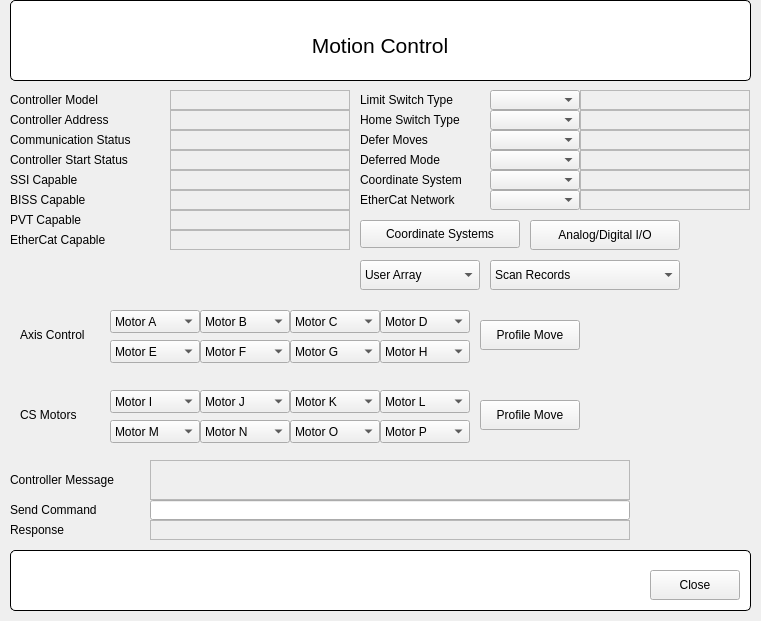
<?xml version="1.0" encoding="UTF-8"?>
<ui version="4.0">
 <class>FormGalilController</class>
 <widget class="QWidget" name="FormGalilController">
  <property name="geometry">
   <rect>
    <x>0</x>
    <y>0</y>
    <width>761</width>
    <height>621</height>
   </rect>
  </property>
  <property name="windowTitle">
   <string>Form</string>
  </property>
  <widget class="QGroupBox" name="titleGroupBox">
   <property name="geometry">
    <rect>
     <x>10</x>
     <y>0</y>
     <width>741</width>
     <height>81</height>
    </rect>
   </property>
   <property name="styleSheet">
    <string notr="true">QGroupBox {
	background-color: rgb(255, 255, 255);
    border: 1px solid black;
    border-radius: 5px;
    margin-top: 0.5em;
}

QGroupBox::title {
    subcontrol-origin: margin;
    left: 10px;
    padding: 0 3px 0 3px;
}</string>
   </property>
   <property name="title">
    <string/>
   </property>
   <widget class="QLabel" name="lblTitle">
    <property name="geometry">
     <rect>
      <x>10</x>
      <y>20</y>
      <width>720</width>
      <height>51</height>
     </rect>
    </property>
    <property name="font">
     <font>
      <family>Ubuntu</family>
      <pointsize>16</pointsize>
      <weight>50</weight>
      <italic>false</italic>
      <bold>false</bold>
     </font>
    </property>
    <property name="styleSheet">
     <string notr="true">QLabel#mainTitle {
	font: 16pt &quot;Ubuntu&quot;;
}</string>
    </property>
    <property name="text">
     <string>Motion Control</string>
    </property>
    <property name="alignment">
     <set>Qt::AlignCenter</set>
    </property>
    <property name="wordWrap">
     <bool>true</bool>
    </property>
   </widget>
  </widget>
  <widget class="QGroupBox" name="titleGroupBox_2">
   <property name="geometry">
    <rect>
     <x>10</x>
     <y>550</y>
     <width>741</width>
     <height>61</height>
    </rect>
   </property>
   <property name="styleSheet">
    <string notr="true">QGroupBox {
	background-color: rgb(255, 255, 255);
    border: 1px solid black;
    border-radius: 5px;
    margin-top: 0.5em;
}

QGroupBox::title {
    subcontrol-origin: margin;
    left: 10px;
    padding: 0 3px 0 3px;
}</string>
   </property>
   <property name="title">
    <string/>
   </property>
   <widget class="QPushButton" name="btnClose">
    <property name="geometry">
     <rect>
      <x>640</x>
      <y>20</y>
      <width>90</width>
      <height>30</height>
     </rect>
    </property>
    <property name="text">
     <string>Close</string>
    </property>
   </widget>
  </widget>
  <widget class="QLabel" name="label">
   <property name="geometry">
    <rect>
     <x>10</x>
     <y>90</y>
     <width>160</width>
     <height>20</height>
    </rect>
   </property>
   <property name="text">
    <string>Controller Model</string>
   </property>
  </widget>
  <widget class="QLabel" name="label_2">
   <property name="geometry">
    <rect>
     <x>10</x>
     <y>110</y>
     <width>160</width>
     <height>20</height>
    </rect>
   </property>
   <property name="text">
    <string>Controller Address</string>
   </property>
  </widget>
  <widget class="QLabel" name="label_3">
   <property name="geometry">
    <rect>
     <x>10</x>
     <y>130</y>
     <width>160</width>
     <height>20</height>
    </rect>
   </property>
   <property name="text">
    <string>Communication Status</string>
   </property>
  </widget>
  <widget class="QLabel" name="label_4">
   <property name="geometry">
    <rect>
     <x>10</x>
     <y>150</y>
     <width>160</width>
     <height>20</height>
    </rect>
   </property>
   <property name="text">
    <string>Controller Start Status</string>
   </property>
  </widget>
  <widget class="QLabel" name="label_5">
   <property name="geometry">
    <rect>
     <x>10</x>
     <y>170</y>
     <width>160</width>
     <height>20</height>
    </rect>
   </property>
   <property name="text">
    <string>SSI Capable</string>
   </property>
  </widget>
  <widget class="QLabel" name="label_6">
   <property name="geometry">
    <rect>
     <x>10</x>
     <y>190</y>
     <width>160</width>
     <height>20</height>
    </rect>
   </property>
   <property name="text">
    <string>BISS Capable</string>
   </property>
  </widget>
  <widget class="QLabel" name="label_7">
   <property name="geometry">
    <rect>
     <x>10</x>
     <y>210</y>
     <width>160</width>
     <height>20</height>
    </rect>
   </property>
   <property name="text">
    <string>PVT Capable</string>
   </property>
  </widget>
  <widget class="QLabel" name="label_8">
   <property name="geometry">
    <rect>
     <x>10</x>
     <y>230</y>
     <width>160</width>
     <height>20</height>
    </rect>
   </property>
   <property name="text">
    <string>EtherCat Capable</string>
   </property>
  </widget>
  <widget class="QELabel" name="qelabel">
   <property name="geometry">
    <rect>
     <x>170</x>
     <y>90</y>
     <width>180</width>
     <height>20</height>
    </rect>
   </property>
   <property name="frameShape">
    <enum>QFrame::StyledPanel</enum>
   </property>
   <property name="variable" stdset="0">
    <string>$(group)MODEL_MON</string>
   </property>
  </widget>
  <widget class="QELabel" name="qelabel_2">
   <property name="geometry">
    <rect>
     <x>170</x>
     <y>110</y>
     <width>180</width>
     <height>20</height>
    </rect>
   </property>
   <property name="frameShape">
    <enum>QFrame::StyledPanel</enum>
   </property>
   <property name="variable" stdset="0">
    <string>$(group)ADDRESS_MON</string>
   </property>
  </widget>
  <widget class="QELabel" name="qelabel_3">
   <property name="geometry">
    <rect>
     <x>170</x>
     <y>130</y>
     <width>180</width>
     <height>20</height>
    </rect>
   </property>
   <property name="frameShape">
    <enum>QFrame::StyledPanel</enum>
   </property>
   <property name="variable" stdset="0">
    <string>$(group)COMMERR_STATUS</string>
   </property>
  </widget>
  <widget class="QELabel" name="qelabel_4">
   <property name="geometry">
    <rect>
     <x>170</x>
     <y>150</y>
     <width>180</width>
     <height>20</height>
    </rect>
   </property>
   <property name="frameShape">
    <enum>QFrame::StyledPanel</enum>
   </property>
   <property name="variable" stdset="0">
    <string>$(group)START_STATUS</string>
   </property>
  </widget>
  <widget class="QELabel" name="qelabel_5">
   <property name="geometry">
    <rect>
     <x>170</x>
     <y>170</y>
     <width>180</width>
     <height>20</height>
    </rect>
   </property>
   <property name="frameShape">
    <enum>QFrame::StyledPanel</enum>
   </property>
   <property name="variable" stdset="0">
    <string>$(group)SSICAPABLE_STATUS</string>
   </property>
  </widget>
  <widget class="QELabel" name="qelabel_6">
   <property name="geometry">
    <rect>
     <x>170</x>
     <y>190</y>
     <width>180</width>
     <height>20</height>
    </rect>
   </property>
   <property name="frameShape">
    <enum>QFrame::StyledPanel</enum>
   </property>
   <property name="variable" stdset="0">
    <string>$(group)BISSCAPABLE_STATUS</string>
   </property>
  </widget>
  <widget class="QELabel" name="qelabel_7">
   <property name="geometry">
    <rect>
     <x>170</x>
     <y>210</y>
     <width>180</width>
     <height>20</height>
    </rect>
   </property>
   <property name="frameShape">
    <enum>QFrame::StyledPanel</enum>
   </property>
   <property name="variable" stdset="0">
    <string>$(group)PVTCAPABLE_STATUS</string>
   </property>
  </widget>
  <widget class="QELabel" name="qelabel_8">
   <property name="geometry">
    <rect>
     <x>170</x>
     <y>230</y>
     <width>180</width>
     <height>20</height>
    </rect>
   </property>
   <property name="frameShape">
    <enum>QFrame::StyledPanel</enum>
   </property>
   <property name="variable" stdset="0">
    <string>$(group)ECATCAPABLE_STATUS</string>
   </property>
  </widget>
  <widget class="QLabel" name="label_9">
   <property name="geometry">
    <rect>
     <x>360</x>
     <y>90</y>
     <width>130</width>
     <height>20</height>
    </rect>
   </property>
   <property name="text">
    <string>Limit Switch Type</string>
   </property>
  </widget>
  <widget class="QLabel" name="label_10">
   <property name="geometry">
    <rect>
     <x>360</x>
     <y>110</y>
     <width>130</width>
     <height>20</height>
    </rect>
   </property>
   <property name="text">
    <string>Home Switch Type</string>
   </property>
  </widget>
  <widget class="QLabel" name="label_11">
   <property name="geometry">
    <rect>
     <x>360</x>
     <y>130</y>
     <width>130</width>
     <height>20</height>
    </rect>
   </property>
   <property name="text">
    <string>Defer Moves</string>
   </property>
  </widget>
  <widget class="QLabel" name="label_12">
   <property name="geometry">
    <rect>
     <x>360</x>
     <y>150</y>
     <width>130</width>
     <height>20</height>
    </rect>
   </property>
   <property name="text">
    <string>Deferred Mode</string>
   </property>
  </widget>
  <widget class="QLabel" name="label_13">
   <property name="geometry">
    <rect>
     <x>360</x>
     <y>170</y>
     <width>130</width>
     <height>20</height>
    </rect>
   </property>
   <property name="text">
    <string>Coordinate System</string>
   </property>
  </widget>
  <widget class="QLabel" name="label_14">
   <property name="geometry">
    <rect>
     <x>360</x>
     <y>190</y>
     <width>130</width>
     <height>20</height>
    </rect>
   </property>
   <property name="text">
    <string>EtherCat Network</string>
   </property>
  </widget>
  <widget class="QELabel" name="qelabel_9">
   <property name="geometry">
    <rect>
     <x>580</x>
     <y>90</y>
     <width>170</width>
     <height>20</height>
    </rect>
   </property>
   <property name="frameShape">
    <enum>QFrame::StyledPanel</enum>
   </property>
   <property name="variable" stdset="0">
    <string>$(group)LIMITTYPE_STATUS</string>
   </property>
  </widget>
  <widget class="QELabel" name="qelabel_10">
   <property name="geometry">
    <rect>
     <x>580</x>
     <y>110</y>
     <width>170</width>
     <height>20</height>
    </rect>
   </property>
   <property name="frameShape">
    <enum>QFrame::StyledPanel</enum>
   </property>
   <property name="variable" stdset="0">
    <string>$(group)HOMETYPE_STATUS</string>
   </property>
  </widget>
  <widget class="QELabel" name="qelabel_11">
   <property name="geometry">
    <rect>
     <x>580</x>
     <y>130</y>
     <width>170</width>
     <height>20</height>
    </rect>
   </property>
   <property name="frameShape">
    <enum>QFrame::StyledPanel</enum>
   </property>
   <property name="variable" stdset="0">
    <string>$(group)DEFER_STATUS</string>
   </property>
  </widget>
  <widget class="QELabel" name="qelabel_12">
   <property name="geometry">
    <rect>
     <x>580</x>
     <y>150</y>
     <width>170</width>
     <height>20</height>
    </rect>
   </property>
   <property name="frameShape">
    <enum>QFrame::StyledPanel</enum>
   </property>
   <property name="variable" stdset="0">
    <string>$(group)DEFER_MODE_STATUS</string>
   </property>
  </widget>
  <widget class="QELabel" name="qelabel_13">
   <property name="geometry">
    <rect>
     <x>580</x>
     <y>170</y>
     <width>170</width>
     <height>20</height>
    </rect>
   </property>
   <property name="frameShape">
    <enum>QFrame::StyledPanel</enum>
   </property>
   <property name="variable" stdset="0">
    <string>$(group)COORDSYS_STATUS</string>
   </property>
  </widget>
  <widget class="QELabel" name="qelabel_14">
   <property name="geometry">
    <rect>
     <x>580</x>
     <y>190</y>
     <width>170</width>
     <height>20</height>
    </rect>
   </property>
   <property name="frameShape">
    <enum>QFrame::StyledPanel</enum>
   </property>
   <property name="variable" stdset="0">
    <string>$(group)ECATNETWORK_STATUS</string>
   </property>
  </widget>
  <widget class="QEComboBox" name="qecombobox">
   <property name="geometry">
    <rect>
     <x>490</x>
     <y>90</y>
     <width>90</width>
     <height>20</height>
    </rect>
   </property>
   <property name="variable" stdset="0">
    <string>$(group)LIMITTYPE_CMD</string>
   </property>
  </widget>
  <widget class="QEComboBox" name="qecombobox_2">
   <property name="geometry">
    <rect>
     <x>490</x>
     <y>110</y>
     <width>90</width>
     <height>20</height>
    </rect>
   </property>
   <property name="variable" stdset="0">
    <string>$(group)HOMETYPE_CMD</string>
   </property>
  </widget>
  <widget class="QEComboBox" name="qecombobox_3">
   <property name="geometry">
    <rect>
     <x>490</x>
     <y>130</y>
     <width>90</width>
     <height>20</height>
    </rect>
   </property>
   <property name="variable" stdset="0">
    <string>$(group)DEFER_CMD</string>
   </property>
  </widget>
  <widget class="QEComboBox" name="qecombobox_4">
   <property name="geometry">
    <rect>
     <x>490</x>
     <y>150</y>
     <width>90</width>
     <height>20</height>
    </rect>
   </property>
   <property name="variable" stdset="0">
    <string>$(group)DEFER_MODE_CMD</string>
   </property>
  </widget>
  <widget class="QEComboBox" name="qecombobox_5">
   <property name="geometry">
    <rect>
     <x>490</x>
     <y>170</y>
     <width>90</width>
     <height>20</height>
    </rect>
   </property>
   <property name="variable" stdset="0">
    <string>$(group)COORDSYS_CMD</string>
   </property>
  </widget>
  <widget class="QEComboBox" name="qecombobox_6">
   <property name="geometry">
    <rect>
     <x>490</x>
     <y>190</y>
     <width>90</width>
     <height>20</height>
    </rect>
   </property>
   <property name="variable" stdset="0">
    <string>$(group)ECATNETWORK_CMD</string>
   </property>
  </widget>
  <widget class="QComboBox" name="comboBox_2">
   <property name="geometry">
    <rect>
     <x>360</x>
     <y>260</y>
     <width>120</width>
     <height>30</height>
    </rect>
   </property>
   <item>
    <property name="text">
     <string>User Array</string>
    </property>
   </item>
   <item>
    <property name="text">
     <string>User Array 0</string>
    </property>
   </item>
   <item>
    <property name="text">
     <string>User Array 1</string>
    </property>
   </item>
   <item>
    <property name="text">
     <string>User Array 2</string>
    </property>
   </item>
   <item>
    <property name="text">
     <string>User Array 3</string>
    </property>
   </item>
   <item>
    <property name="text">
     <string>User Array 4</string>
    </property>
   </item>
   <item>
    <property name="text">
     <string>User Array 5</string>
    </property>
   </item>
   <item>
    <property name="text">
     <string>User Array 6</string>
    </property>
   </item>
   <item>
    <property name="text">
     <string>User Array 7</string>
    </property>
   </item>
  </widget>
  <widget class="QComboBox" name="comboBox_3">
   <property name="geometry">
    <rect>
     <x>490</x>
     <y>260</y>
     <width>190</width>
     <height>30</height>
    </rect>
   </property>
   <item>
    <property name="text">
     <string>Scan Records</string>
    </property>
   </item>
   <item>
    <property name="text">
     <string>All Scans</string>
    </property>
   </item>
   <item>
    <property name="text">
     <string>2D and Higher</string>
    </property>
   </item>
   <item>
    <property name="text">
     <string>3D and Higher</string>
    </property>
   </item>
   <item>
    <property name="text">
     <string>4D Scans</string>
    </property>
   </item>
   <item>
    <property name="text">
     <string>Hardware Assisted</string>
    </property>
   </item>
  </widget>
  <widget class="QPushButton" name="btnIO">
   <property name="geometry">
    <rect>
     <x>530</x>
     <y>220</y>
     <width>150</width>
     <height>30</height>
    </rect>
   </property>
   <property name="text">
    <string>Analog/Digital I/O</string>
   </property>
  </widget>
  <widget class="QComboBox" name="cbMotorA_1">
   <property name="enabled">
    <bool>true</bool>
   </property>
   <property name="geometry">
    <rect>
     <x>110</x>
     <y>310</y>
     <width>90</width>
     <height>23</height>
    </rect>
   </property>
   <item>
    <property name="text">
     <string>Motor A</string>
    </property>
   </item>
   <item>
    <property name="text">
     <string>Control</string>
    </property>
   </item>
   <item>
    <property name="text">
     <string>Extras</string>
    </property>
   </item>
   <item>
    <property name="text">
     <string>SSI</string>
    </property>
   </item>
   <item>
    <property name="text">
     <string>BISS</string>
    </property>
   </item>
   <item>
    <property name="text">
     <string>EtherCat</string>
    </property>
   </item>
  </widget>
  <widget class="QComboBox" name="cbMotorA_2">
   <property name="enabled">
    <bool>true</bool>
   </property>
   <property name="geometry">
    <rect>
     <x>200</x>
     <y>310</y>
     <width>90</width>
     <height>23</height>
    </rect>
   </property>
   <item>
    <property name="text">
     <string>Motor B</string>
    </property>
   </item>
   <item>
    <property name="text">
     <string>Control</string>
    </property>
   </item>
   <item>
    <property name="text">
     <string>Extras</string>
    </property>
   </item>
   <item>
    <property name="text">
     <string>SSI</string>
    </property>
   </item>
   <item>
    <property name="text">
     <string>BISS</string>
    </property>
   </item>
   <item>
    <property name="text">
     <string>EtherCat</string>
    </property>
   </item>
  </widget>
  <widget class="QComboBox" name="cbMotorA_3">
   <property name="enabled">
    <bool>true</bool>
   </property>
   <property name="geometry">
    <rect>
     <x>290</x>
     <y>310</y>
     <width>90</width>
     <height>23</height>
    </rect>
   </property>
   <item>
    <property name="text">
     <string>Motor C</string>
    </property>
   </item>
   <item>
    <property name="text">
     <string>Control</string>
    </property>
   </item>
   <item>
    <property name="text">
     <string>Extras</string>
    </property>
   </item>
   <item>
    <property name="text">
     <string>SSI</string>
    </property>
   </item>
   <item>
    <property name="text">
     <string>BISS</string>
    </property>
   </item>
   <item>
    <property name="text">
     <string>EtherCat</string>
    </property>
   </item>
  </widget>
  <widget class="QComboBox" name="cbMotorA_4">
   <property name="enabled">
    <bool>true</bool>
   </property>
   <property name="geometry">
    <rect>
     <x>380</x>
     <y>310</y>
     <width>90</width>
     <height>23</height>
    </rect>
   </property>
   <item>
    <property name="text">
     <string>Motor D</string>
    </property>
   </item>
   <item>
    <property name="text">
     <string>Control</string>
    </property>
   </item>
   <item>
    <property name="text">
     <string>Extras</string>
    </property>
   </item>
   <item>
    <property name="text">
     <string>SSI</string>
    </property>
   </item>
   <item>
    <property name="text">
     <string>BISS</string>
    </property>
   </item>
   <item>
    <property name="text">
     <string>EtherCat</string>
    </property>
   </item>
  </widget>
  <widget class="QComboBox" name="cbMotorA_5">
   <property name="enabled">
    <bool>true</bool>
   </property>
   <property name="geometry">
    <rect>
     <x>110</x>
     <y>340</y>
     <width>90</width>
     <height>23</height>
    </rect>
   </property>
   <item>
    <property name="text">
     <string>Motor E</string>
    </property>
   </item>
   <item>
    <property name="text">
     <string>Control</string>
    </property>
   </item>
   <item>
    <property name="text">
     <string>Extras</string>
    </property>
   </item>
   <item>
    <property name="text">
     <string>SSI</string>
    </property>
   </item>
   <item>
    <property name="text">
     <string>BISS</string>
    </property>
   </item>
   <item>
    <property name="text">
     <string>EtherCat</string>
    </property>
   </item>
  </widget>
  <widget class="QComboBox" name="cbMotorA_6">
   <property name="enabled">
    <bool>true</bool>
   </property>
   <property name="geometry">
    <rect>
     <x>200</x>
     <y>340</y>
     <width>90</width>
     <height>23</height>
    </rect>
   </property>
   <item>
    <property name="text">
     <string>Motor F</string>
    </property>
   </item>
   <item>
    <property name="text">
     <string>Control</string>
    </property>
   </item>
   <item>
    <property name="text">
     <string>Extras</string>
    </property>
   </item>
   <item>
    <property name="text">
     <string>SSI</string>
    </property>
   </item>
   <item>
    <property name="text">
     <string>BISS</string>
    </property>
   </item>
   <item>
    <property name="text">
     <string>EtherCat</string>
    </property>
   </item>
  </widget>
  <widget class="QComboBox" name="cbMotorA_7">
   <property name="enabled">
    <bool>true</bool>
   </property>
   <property name="geometry">
    <rect>
     <x>290</x>
     <y>340</y>
     <width>90</width>
     <height>23</height>
    </rect>
   </property>
   <item>
    <property name="text">
     <string>Motor G</string>
    </property>
   </item>
   <item>
    <property name="text">
     <string>Control</string>
    </property>
   </item>
   <item>
    <property name="text">
     <string>Extras</string>
    </property>
   </item>
   <item>
    <property name="text">
     <string>SSI</string>
    </property>
   </item>
   <item>
    <property name="text">
     <string>BISS</string>
    </property>
   </item>
   <item>
    <property name="text">
     <string>EtherCat</string>
    </property>
   </item>
  </widget>
  <widget class="QComboBox" name="cbMotorA_8">
   <property name="enabled">
    <bool>true</bool>
   </property>
   <property name="geometry">
    <rect>
     <x>380</x>
     <y>340</y>
     <width>90</width>
     <height>23</height>
    </rect>
   </property>
   <item>
    <property name="text">
     <string>Motor H</string>
    </property>
   </item>
   <item>
    <property name="text">
     <string>Control</string>
    </property>
   </item>
   <item>
    <property name="text">
     <string>Extras</string>
    </property>
   </item>
   <item>
    <property name="text">
     <string>SSI</string>
    </property>
   </item>
   <item>
    <property name="text">
     <string>BISS</string>
    </property>
   </item>
   <item>
    <property name="text">
     <string>EtherCat</string>
    </property>
   </item>
  </widget>
  <widget class="QLabel" name="label_15">
   <property name="geometry">
    <rect>
     <x>20</x>
     <y>320</y>
     <width>90</width>
     <height>30</height>
    </rect>
   </property>
   <property name="text">
    <string>Axis Control</string>
   </property>
  </widget>
  <widget class="QLabel" name="label_16">
   <property name="geometry">
    <rect>
     <x>20</x>
     <y>400</y>
     <width>90</width>
     <height>30</height>
    </rect>
   </property>
   <property name="text">
    <string>CS Motors</string>
   </property>
  </widget>
  <widget class="QComboBox" name="cbMotorA_9">
   <property name="enabled">
    <bool>true</bool>
   </property>
   <property name="geometry">
    <rect>
     <x>110</x>
     <y>390</y>
     <width>90</width>
     <height>23</height>
    </rect>
   </property>
   <item>
    <property name="text">
     <string>Motor I</string>
    </property>
   </item>
   <item>
    <property name="text">
     <string>Control</string>
    </property>
   </item>
   <item>
    <property name="text">
     <string>Kinematics</string>
    </property>
   </item>
  </widget>
  <widget class="QComboBox" name="cbMotorA_10">
   <property name="enabled">
    <bool>true</bool>
   </property>
   <property name="geometry">
    <rect>
     <x>200</x>
     <y>390</y>
     <width>90</width>
     <height>23</height>
    </rect>
   </property>
   <item>
    <property name="text">
     <string>Motor J</string>
    </property>
   </item>
   <item>
    <property name="text">
     <string>Control</string>
    </property>
   </item>
   <item>
    <property name="text">
     <string>Kinematics</string>
    </property>
   </item>
  </widget>
  <widget class="QComboBox" name="cbMotorA_11">
   <property name="enabled">
    <bool>true</bool>
   </property>
   <property name="geometry">
    <rect>
     <x>290</x>
     <y>390</y>
     <width>90</width>
     <height>23</height>
    </rect>
   </property>
   <item>
    <property name="text">
     <string>Motor K</string>
    </property>
   </item>
   <item>
    <property name="text">
     <string>Control</string>
    </property>
   </item>
   <item>
    <property name="text">
     <string>Kinematics</string>
    </property>
   </item>
  </widget>
  <widget class="QComboBox" name="cbMotorA_12">
   <property name="enabled">
    <bool>true</bool>
   </property>
   <property name="geometry">
    <rect>
     <x>380</x>
     <y>390</y>
     <width>90</width>
     <height>23</height>
    </rect>
   </property>
   <item>
    <property name="text">
     <string>Motor L</string>
    </property>
   </item>
   <item>
    <property name="text">
     <string>Control</string>
    </property>
   </item>
   <item>
    <property name="text">
     <string>Kinematics</string>
    </property>
   </item>
  </widget>
  <widget class="QComboBox" name="cbMotorA_14">
   <property name="enabled">
    <bool>true</bool>
   </property>
   <property name="geometry">
    <rect>
     <x>200</x>
     <y>420</y>
     <width>90</width>
     <height>23</height>
    </rect>
   </property>
   <item>
    <property name="text">
     <string>Motor N</string>
    </property>
   </item>
   <item>
    <property name="text">
     <string>Control</string>
    </property>
   </item>
   <item>
    <property name="text">
     <string>Kinematics</string>
    </property>
   </item>
  </widget>
  <widget class="QComboBox" name="cbMotorA_16">
   <property name="enabled">
    <bool>true</bool>
   </property>
   <property name="geometry">
    <rect>
     <x>380</x>
     <y>420</y>
     <width>90</width>
     <height>23</height>
    </rect>
   </property>
   <item>
    <property name="text">
     <string>Motor P</string>
    </property>
   </item>
   <item>
    <property name="text">
     <string>Control</string>
    </property>
   </item>
   <item>
    <property name="text">
     <string>Kinematics</string>
    </property>
   </item>
  </widget>
  <widget class="QComboBox" name="cbMotorA_13">
   <property name="enabled">
    <bool>true</bool>
   </property>
   <property name="geometry">
    <rect>
     <x>110</x>
     <y>420</y>
     <width>90</width>
     <height>23</height>
    </rect>
   </property>
   <item>
    <property name="text">
     <string>Motor M</string>
    </property>
   </item>
   <item>
    <property name="text">
     <string>Control</string>
    </property>
   </item>
   <item>
    <property name="text">
     <string>Kinematics</string>
    </property>
   </item>
  </widget>
  <widget class="QComboBox" name="cbMotorA_15">
   <property name="enabled">
    <bool>true</bool>
   </property>
   <property name="geometry">
    <rect>
     <x>290</x>
     <y>420</y>
     <width>90</width>
     <height>23</height>
    </rect>
   </property>
   <item>
    <property name="text">
     <string>Motor O</string>
    </property>
   </item>
   <item>
    <property name="text">
     <string>Control</string>
    </property>
   </item>
   <item>
    <property name="text">
     <string>Kinematics</string>
    </property>
   </item>
  </widget>
  <widget class="QPushButton" name="pushButton_2">
   <property name="geometry">
    <rect>
     <x>480</x>
     <y>320</y>
     <width>100</width>
     <height>30</height>
    </rect>
   </property>
   <property name="text">
    <string>Profile Move</string>
   </property>
  </widget>
  <widget class="QPushButton" name="pushButton_3">
   <property name="geometry">
    <rect>
     <x>480</x>
     <y>400</y>
     <width>100</width>
     <height>30</height>
    </rect>
   </property>
   <property name="text">
    <string>Profile Move</string>
   </property>
  </widget>
  <widget class="QLabel" name="label_17">
   <property name="geometry">
    <rect>
     <x>10</x>
     <y>500</y>
     <width>130</width>
     <height>20</height>
    </rect>
   </property>
   <property name="text">
    <string>Send Command</string>
   </property>
  </widget>
  <widget class="QELabel" name="lblResponse">
   <property name="geometry">
    <rect>
     <x>150</x>
     <y>520</y>
     <width>480</width>
     <height>20</height>
    </rect>
   </property>
   <property name="frameShape">
    <enum>QFrame::StyledPanel</enum>
   </property>
   <property name="variable" stdset="0">
    <string>$(group)SEND_STR_MON</string>
   </property>
  </widget>
  <widget class="QELabel" name="lblError">
   <property name="geometry">
    <rect>
     <x>150</x>
     <y>460</y>
     <width>480</width>
     <height>40</height>
    </rect>
   </property>
   <property name="frameShape">
    <enum>QFrame::StyledPanel</enum>
   </property>
   <property name="wordWrap">
    <bool>true</bool>
   </property>
   <property name="variable" stdset="0">
    <string>$(group)ERROR_MON</string>
   </property>
  </widget>
  <widget class="QELineEdit" name="txtCommand">
   <property name="geometry">
    <rect>
     <x>150</x>
     <y>500</y>
     <width>480</width>
     <height>20</height>
    </rect>
   </property>
   <property name="variable" stdset="0">
    <string>$(group)SEND_STR_CMD</string>
   </property>
   <property name="displayAlarmStateOption" stdset="0">
    <enum>QE::Never</enum>
   </property>
  </widget>
  <widget class="QLabel" name="label_18">
   <property name="geometry">
    <rect>
     <x>10</x>
     <y>520</y>
     <width>130</width>
     <height>20</height>
    </rect>
   </property>
   <property name="text">
    <string>Response</string>
   </property>
  </widget>
  <widget class="QLabel" name="label_19">
   <property name="geometry">
    <rect>
     <x>10</x>
     <y>470</y>
     <width>130</width>
     <height>20</height>
    </rect>
   </property>
   <property name="text">
    <string>Controller Message</string>
   </property>
  </widget>
  <widget class="QPushButton" name="btnCS">
   <property name="geometry">
    <rect>
     <x>360</x>
     <y>220</y>
     <width>160</width>
     <height>28</height>
    </rect>
   </property>
   <property name="text">
    <string>Coordinate Systems</string>
   </property>
  </widget>
 </widget>
 <customwidgets>
  <customwidget>
   <class>QEComboBox</class>
   <extends>QComboBox</extends>
   <header>QEComboBox.h</header>
  </customwidget>
  <customwidget>
   <class>QELabel</class>
   <extends>QLabel</extends>
   <header>QELabel.h</header>
  </customwidget>
  <customwidget>
   <class>QELineEdit</class>
   <extends>QLineEdit</extends>
   <header>QELineEdit.h</header>
  </customwidget>
 </customwidgets>
 <resources/>
 <connections/>
</ui>
